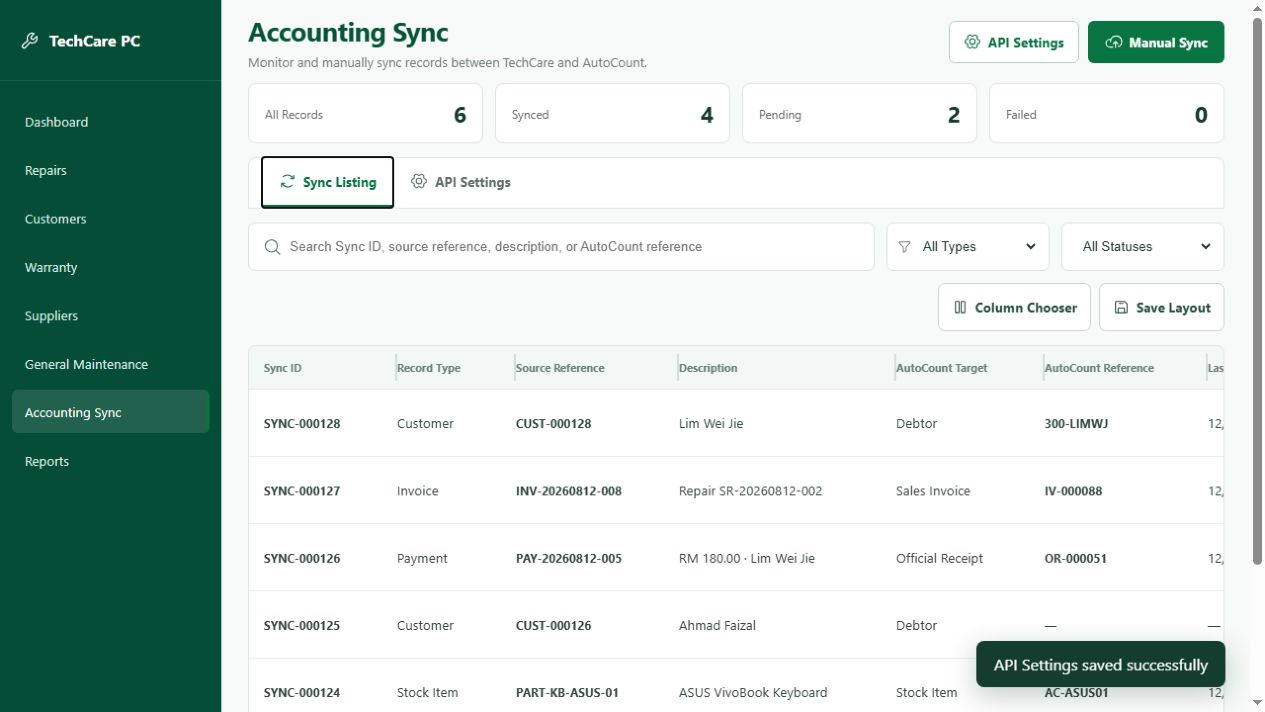
#> input picture accounting-sync-listing.png, 1265 x 712 px, given in place of codex-clipboard-a52deb54-c5d3-477f-bcb9-df23683d8874.png, which was not available
$ python create-design-comparison.py
#> lines starting #> are read from the running program, lines starting #| are printed output that depends on the picture; pictures that were not available may be replaced by others from this repository, and a replacement may not be noted
from PIL import Image, ImageDraw, ImageFont

source = Image.open(r"C:\Users\Repair\AppData\Local\Temp\codex-clipboard-a52deb54-c5d3-477f-bcb9-df23683d8874.png").convert("RGB")
#> source is the input picture: PIL image 1265x712 RGB; mean R, G, B 200.6, 215.3, 210.6
implementation = Image.open(r"C:\Repair\repair-system\new-customer-modern.png").convert("RGB")
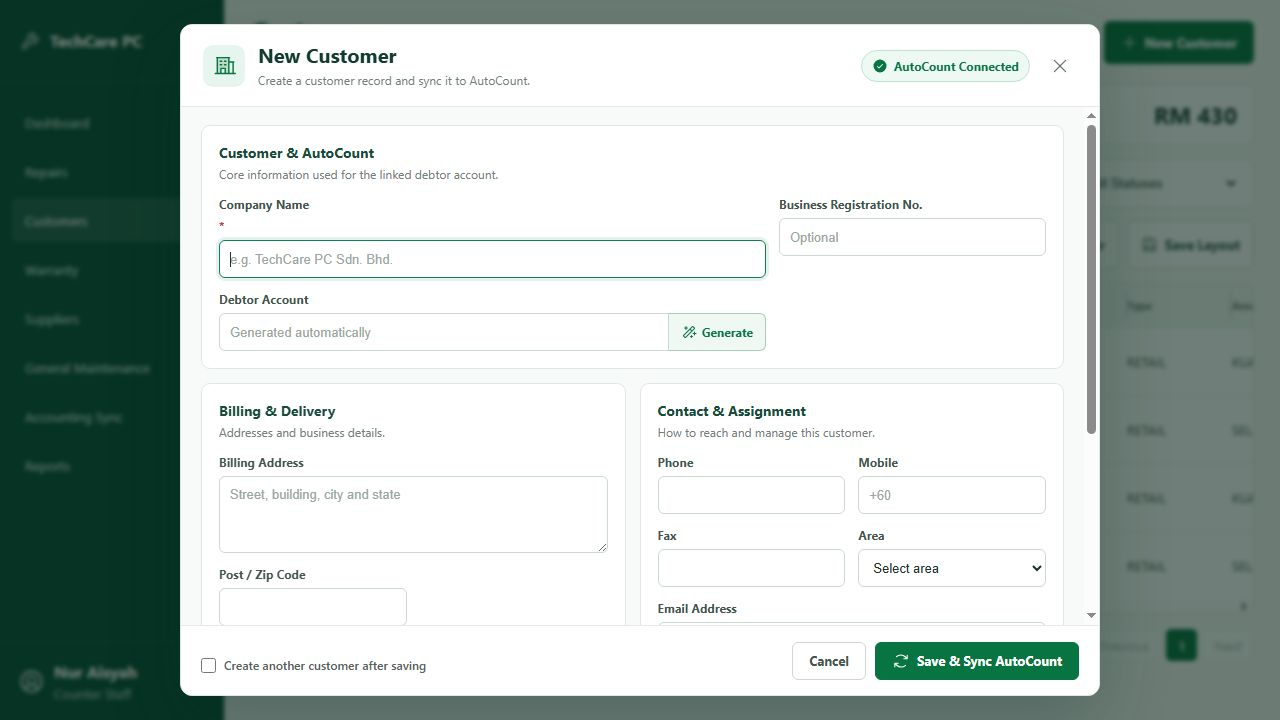
#> input picture new-customer-modern.png, 1280 x 720 px, found by its file name
#> implementation is the input picture: PIL image 1280x720 RGB; mean R, G, B 184.8, 196, 191.8

height = 720
header = 54
gap = 18
source.thumbnail((620, height - header - 18))
#> source: PIL image 620x349 RGB
implementation.thumbnail((720, height - header - 18))
#> implementation: PIL image 720x405 RGB
width = source.width + implementation.width + gap * 3
#> width = 1394
canvas = Image.new("RGB", (width, height), "#eef3f0")
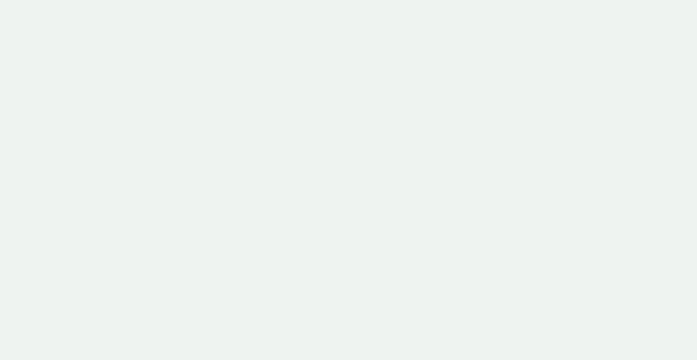
#> canvas: PIL image 1394x720 RGB (shown at 1/2 size); mean R, G, B 238, 243, 240
draw = ImageDraw.Draw(canvas)
font = ImageFont.load_default()
draw.text((gap, 18), "SOURCE / REMOVAL NOTES", fill="#173f31", font=font)
right_x = gap * 2 + source.width
#> right_x = 656
draw.text((right_x, 18), "IMPLEMENTATION / TECHCARE UI", fill="#087441", font=font)
canvas.paste(source, (gap, header))
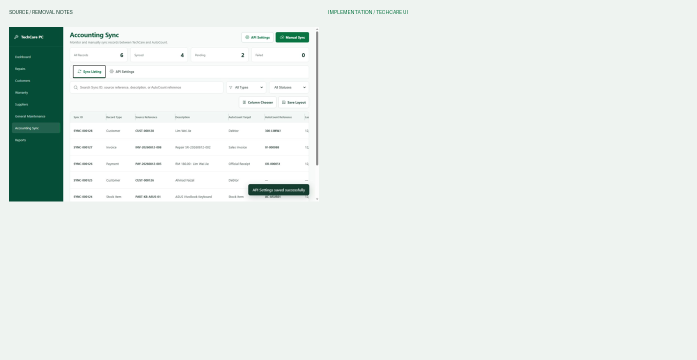
#> canvas: PIL image 1394x720 RGB (shown at 1/2 size); mean R, G, B 229.8, 236.9, 233.5
canvas.paste(implementation, (right_x, header))
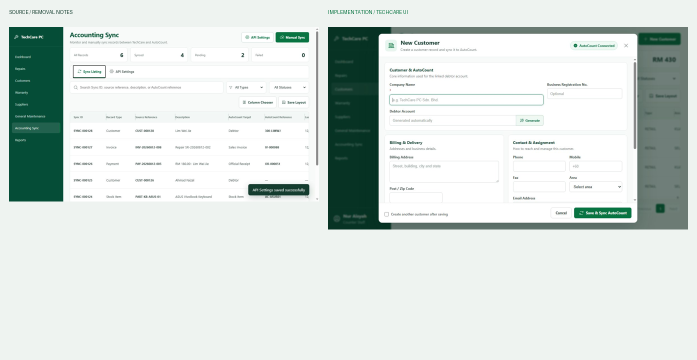
#> canvas: PIL image 1394x720 RGB (shown at 1/2 size); mean R, G, B 214.3, 223.3, 219.5
canvas.save(r"C:\Repair\repair-system\new-customer-design-comparison.png")
